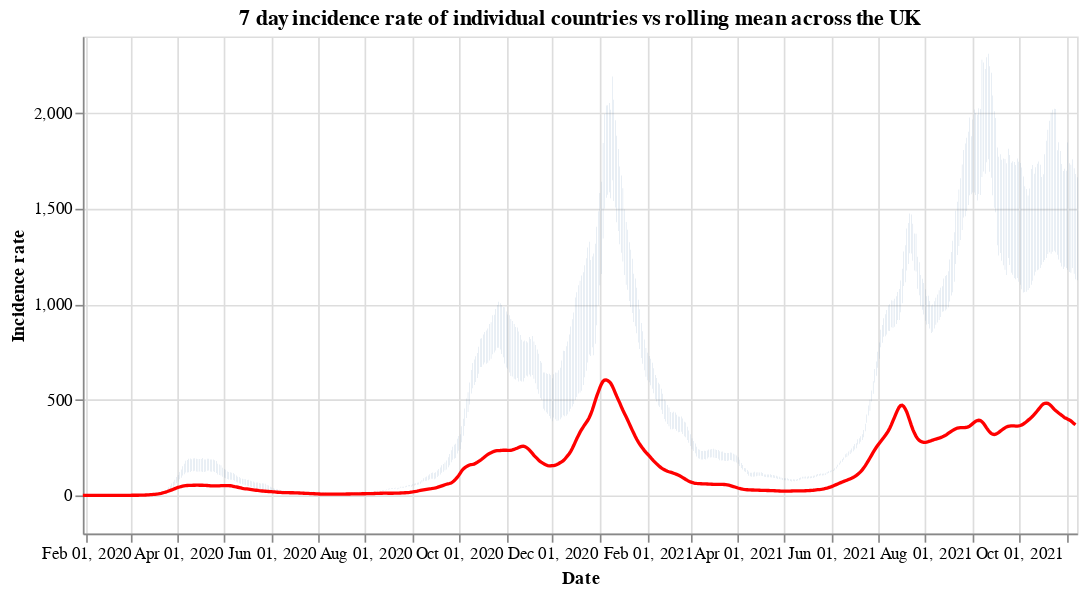

The cell this chart's notebook holds for it:
### Code cell
#collapse
countries = uk_cases['areaName'].unique()
countries.sort()

selection = alt.selection_single(
    name='Select',
    fields=['areaName'],
    init={'areaName': 'Wales'},
    bind={'areaName': alt.binding_select(options=countries)}
)

# scatter plot, modify opacity based on selection
bars = alt.Chart(uk_cases).mark_bar().add_selection(
    selection
).encode(
    x=alt.X("yearmonthdate(date):T", axis=alt.Axis(title='Date')),
    y=alt.Y("weeklyCasesRate:Q", axis=alt.Axis(title='Incidence rate')),
    tooltip='weeklyCasesRate:Q',
    opacity=alt.condition(selection, alt.value(1), alt.value(0))
).properties(title=f'7 day incidence rate of individual countries vs rolling mean across the UK', width=600)

line = alt.Chart(overview_cases).mark_line(
    color='red',
    size=2,
).transform_window(
    rolling_mean='mean(weeklyCasesRate)',
    frame=[0, 7]
).encode(
    x='yearmonthdate(date):T',
    y='rolling_mean:Q'
)

alt.layer(bars, line)

### Figure 1 — Vega-Lite specification as saved in the notebook (floating-point values rounded to 4 significant figures; data arrays with more than 128 entries replaced by an {"elided": "..."} marker saying what was removed)
{"config": {"view": {"continuousWidth": 400, "continuousHeight": 300}}, "layer": [{"data": {"name": "data-892e0dfedaca7bcaab3424ce5c416bbe"}, "mark": "bar", "encoding": {"opacity": {"condition": {"value": 1, "selection": "Select"}, "value": 0}, "tooltip": {"type": "quantitative", "field": "weeklyCasesRate"}, "x": {"type": "temporal", "axis": {"title": "Date"}, "field": "date", "timeUnit": "yearmonthdate"}, "y": {"type": "quantitative", "axis": {"title": "Incidence rate"}, "field": "weeklyCasesRate"}}, "selection": {"Select": {"type": "single", "fields": ["areaName"], "init": {"areaName": "Wales"}, "bind": {"areaName": {"input": "select", "options": ["England", "Northern Ireland", "Scotland", "Wales"]}}}}, "title": "7 day incidence rate of individual countries vs rolling mean across the UK", "width": 600}, {"data": {"name": "data-687dc60d207cc3094a9f8132ed169b5a"}, "mark": {"type": "line", "color": "red", "size": 2}, "encoding": {"x": {"type": "temporal", "field": "date", "timeUnit": "yearmonthdate"}, "y": {"type": "quantitative", "field": "rolling_mean"}}, "transform": [{"window": [{"op": "mean", "field": "weeklyCasesRate", "as": "rolling_mean"}], "frame": [0, 7]}]}], "$schema": "https://vega.github.io/schema/vega-lite/v4.8.1.json", "datasets": {"data-892e0dfedaca7bcaab3424ce5c416bbe": {"elided": "2500 records"}, "data-687dc60d207cc3094a9f8132ed169b5a": {"elided": "648 records"}}}
